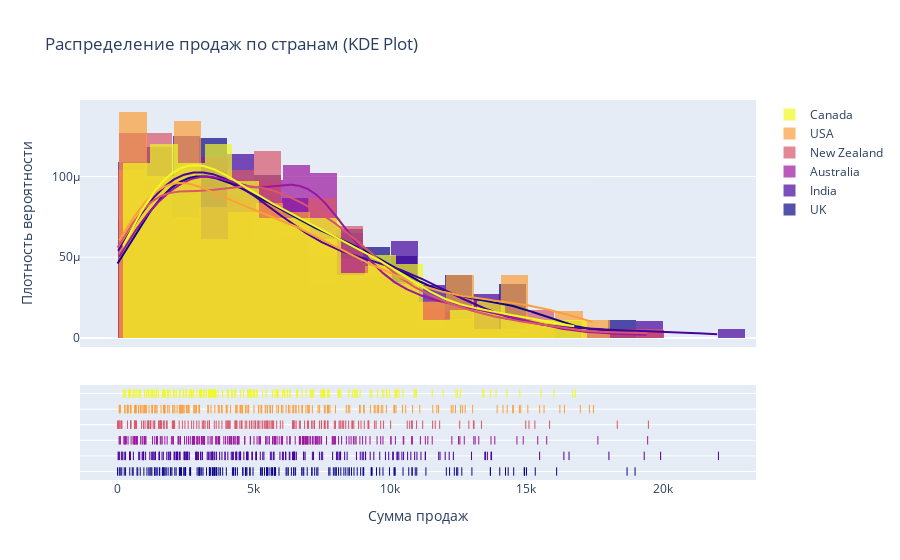

Notebook cell for this chart:
### Markdown cell above
##  (3) kde plot

### Code cell
plasma_6_colors = [
    '#0D0887',
    '#47039F',
    '#9C179E',
    '#D8576B',
    '#FB9F3A',
    '#F0F921'
]
countries = data['Country'].unique()

hist_data = []
group_labels = []

for country in countries:
    hist_data.append(data[data['Country'] == country]['Amount'].values)
    group_labels.append(country)
    
fig3 = ff.create_distplot(hist_data, group_labels, bin_size=1000, colors=plasma_6_colors)

fig3.update_layout(
    title_text='Распределение продаж по странам (KDE Plot)',
    xaxis_title='Сумма продаж',
    yaxis_title='Плотность вероятности',
)

fig3.show()


file_path = f"{path_to_save_images}/{image_name_prefix}_image_3.png"

fig3.write_image(file_path, scale=4)

### Figure 1 — Plotly figure (JSON) as saved in the notebook; plotly's stock layout.template omitted (floating-point values rounded to 4 significant figures; data arrays with more than 128 entries replaced by an {"elided": "..."} marker saying what was removed)
{"data": [{"autobinx": false, "histnorm": "probability density", "legendgroup": "UK", "marker": {"color": "#0D0887"}, "name": "UK", "opacity": 0.7, "type": "histogram", "x": {"elided": "178 float values"}, "xaxis": "x", "xbins": {"end": 18991, "size": 1000, "start": 7}, "yaxis": "y"}, {"autobinx": false, "histnorm": "probability density", "legendgroup": "India", "marker": {"color": "#47039F"}, "name": "India", "opacity": 0.7, "type": "histogram", "x": {"elided": "184 float values"}, "xaxis": "x", "xbins": {"end": 22050, "size": 1000, "start": 28}, "yaxis": "y"}, {"autobinx": false, "histnorm": "probability density", "legendgroup": "Australia", "marker": {"color": "#9C179E"}, "name": "Australia", "opacity": 0.7, "type": "histogram", "x": {"elided": "205 float values"}, "xaxis": "x", "xbins": {"end": 19453, "size": 1000, "start": 63}, "yaxis": "y"}, {"autobinx": false, "histnorm": "probability density", "legendgroup": "New Zealand", "marker": {"color": "#D8576B"}, "name": "New Zealand", "opacity": 0.7, "type": "histogram", "x": {"elided": "173 float values"}, "xaxis": "x", "xbins": {"end": 19481, "size": 1000, "start": 7}, "yaxis": "y"}, {"autobinx": false, "histnorm": "probability density", "legendgroup": "USA", "marker": {"color": "#FB9F3A"}, "name": "USA", "opacity": 0.7, "type": "histogram", "x": {"elided": "179 float values"}, "xaxis": "x", "xbins": {"end": 17465, "size": 1000, "start": 70}, "yaxis": "y"}, {"autobinx": false, "histnorm": "probability density", "legendgroup": "Canada", "marker": {"color": "#F0F921"}, "name": "Canada", "opacity": 0.7, "type": "histogram", "x": {"elided": "175 float values"}, "xaxis": "x", "xbins": {"end": 16793, "size": 1000, "start": 210}, "yaxis": "y"}, {"legendgroup": "UK", "marker": {"color": "#0D0887"}, "mode": "lines", "name": "UK", "showlegend": false, "type": "scatter", "x": {"elided": "500 float values"}, "xaxis": "x", "y": {"elided": "500 float values"}, "yaxis": "y"}, {"legendgroup": "India", "marker": {"color": "#47039F"}, "mode": "lines", "name": "India", "showlegend": false, "type": "scatter", "x": {"elided": "500 float values"}, "xaxis": "x", "y": {"elided": "500 float values"}, "yaxis": "y"}, {"legendgroup": "Australia", "marker": {"color": "#9C179E"}, "mode": "lines", "name": "Australia", "showlegend": false, "type": "scatter", "x": {"elided": "500 float values"}, "xaxis": "x", "y": {"elided": "500 float values"}, "yaxis": "y"}, {"legendgroup": "New Zealand", "marker": {"color": "#D8576B"}, "mode": "lines", "name": "New Zealand", "showlegend": false, "type": "scatter", "x": {"elided": "500 float values"}, "xaxis": "x", "y": {"elided": "500 float values"}, "yaxis": "y"}, {"legendgroup": "USA", "marker": {"color": "#FB9F3A"}, "mode": "lines", "name": "USA", "showlegend": false, "type": "scatter", "x": {"elided": "500 float values"}, "xaxis": "x", "y": {"elided": "500 float values"}, "yaxis": "y"}, {"legendgroup": "Canada", "marker": {"color": "#F0F921"}, "mode": "lines", "name": "Canada", "showlegend": false, "type": "scatter", "x": {"elided": "500 float values"}, "xaxis": "x", "y": {"elided": "500 float values"}, "yaxis": "y"}, {"legendgroup": "UK", "marker": {"color": "#0D0887", "symbol": "line-ns-open"}, "mode": "markers", "name": "UK", "showlegend": false, "type": "scatter", "x": {"elided": "178 float values"}, "xaxis": "x", "y": {"elided": "178 str values"}, "yaxis": "y2"}, {"legendgroup": "India", "marker": {"color": "#47039F", "symbol": "line-ns-open"}, "mode": "markers", "name": "India", "showlegend": false, "type": "scatter", "x": {"elided": "184 float values"}, "xaxis": "x", "y": {"elided": "184 str values"}, "yaxis": "y2"}, {"legendgroup": "Australia", "marker": {"color": "#9C179E", "symbol": "line-ns-open"}, "mode": "markers", "name": "Australia", "showlegend": false, "type": "scatter", "x": {"elided": "205 float values"}, "xaxis": "x", "y": {"elided": "205 str values"}, "yaxis": "y2"}, {"legendgroup": "New Zealand", "marker": {"color": "#D8576B", "symbol": "line-ns-open"}, "mode": "markers", "name": "New Zealand", "showlegend": false, "type": "scatter", "x": {"elided": "173 float values"}, "xaxis": "x", "y": {"elided": "173 str values"}, "yaxis": "y2"}, {"legendgroup": "USA", "marker": {"color": "#FB9F3A", "symbol": "line-ns-open"}, "mode": "markers", "name": "USA", "showlegend": false, "type": "scatter", "x": {"elided": "179 float values"}, "xaxis": "x", "y": {"elided": "179 str values"}, "yaxis": "y2"}, {"legendgroup": "Canada", "marker": {"color": "#F0F921", "symbol": "line-ns-open"}, "mode": "markers", "name": "Canada", "showlegend": false, "type": "scatter", "x": {"elided": "175 float values"}, "xaxis": "x", "y": {"elided": "175 str values"}, "yaxis": "y2"}], "layout": {"barmode": "overlay", "hovermode": "closest", "legend": {"traceorder": "reversed"}, "title": {"text": "Распределение продаж по странам (KDE Plot)"}, "xaxis": {"anchor": "y2", "domain": [0, 1], "title": {"text": "Сумма продаж"}, "zeroline": false}, "yaxis": {"anchor": "free", "domain": [0.35, 1], "position": 0, "title": {"text": "Плотность вероятности"}}, "yaxis2": {"anchor": "x", "domain": [0, 0.25], "dtick": 1, "showticklabels": false}}}
